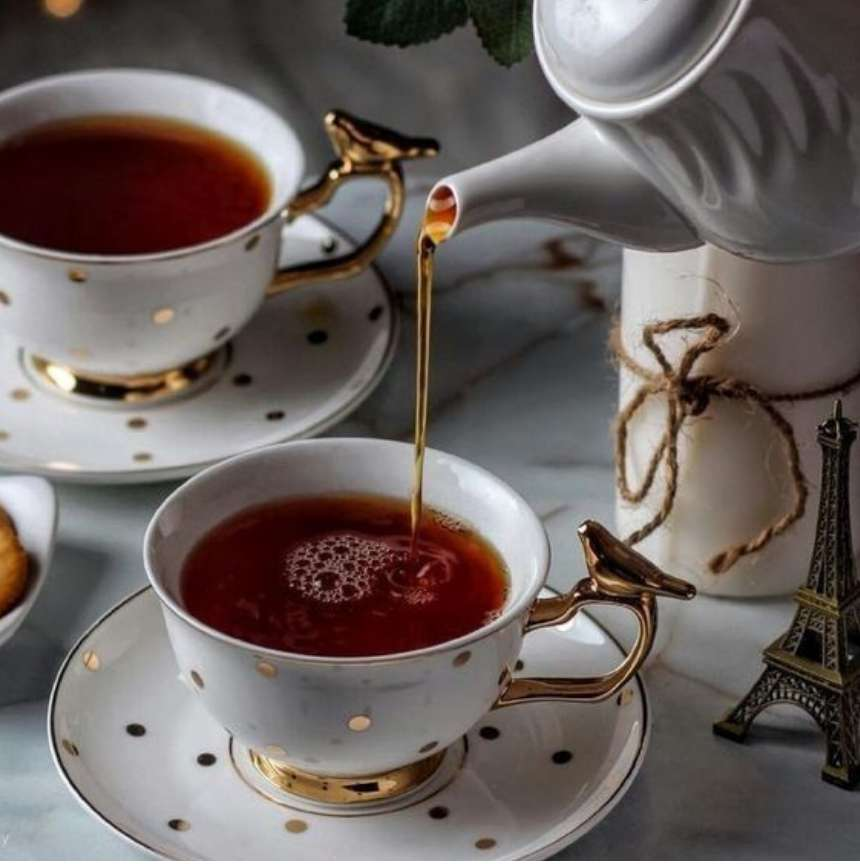
#> input picture images/original.jpg, 860 x 864 px
$ python edges.py
#> lines starting #> are read from the running program, lines starting #| are printed output that depends on the picture; after the words box and inside, x2 and y2 are one past the last pixel; in counts of white or black regions, pixels touching at a corner belong together
import cv2 as cv
import numpy as np

image = cv.imread("images/original.jpg")
#> image is the input picture: shape (864, 860, 3); mean B, G, R 94.5, 97.6, 107.2
cv.imshow("Tea", image)
cv.waitKey(0)

# Edge detection
gray = cv.cvtColor(image, cv.COLOR_BGR2GRAY)
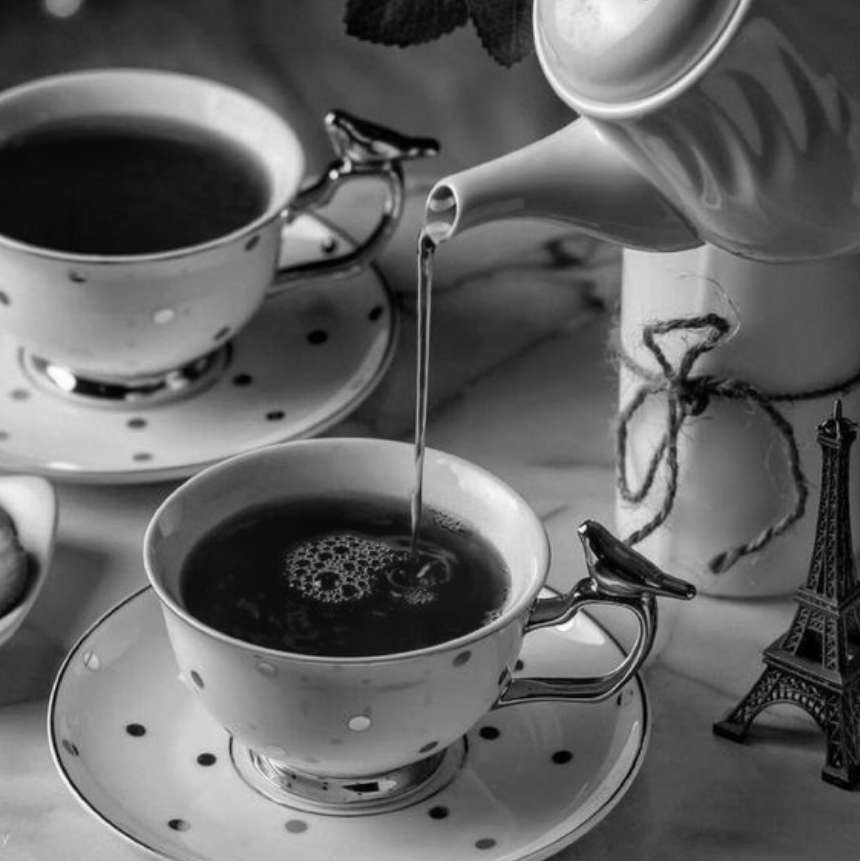
#> gray: shape (864, 860); min 0, max 255, mean 100.1
canny = cv.Canny(gray, 150, 200)
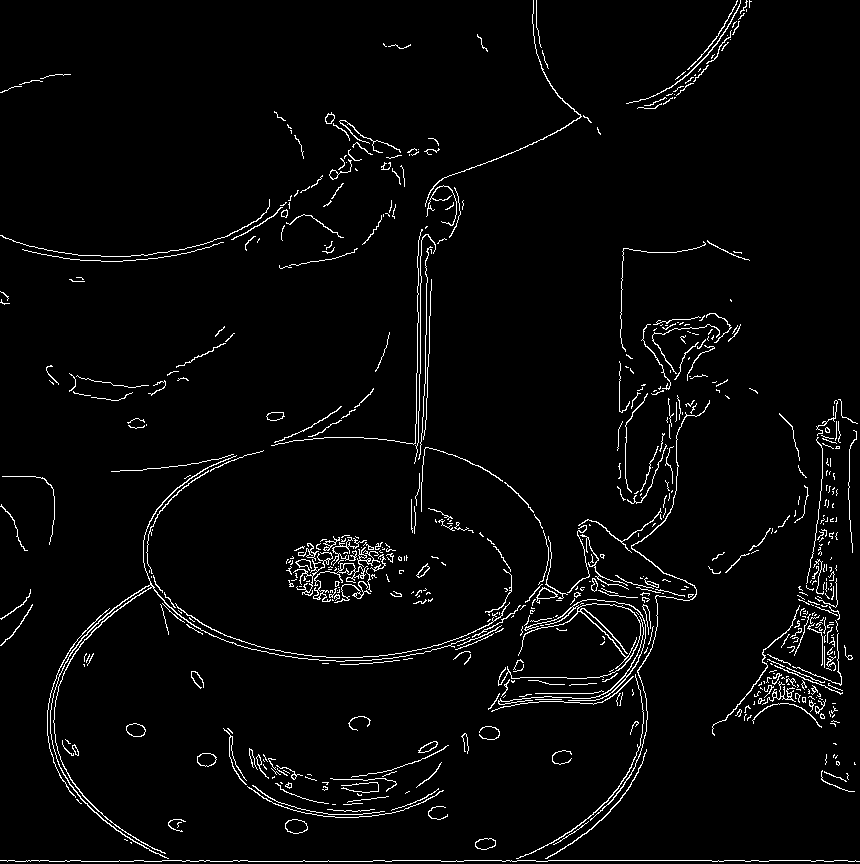
#> canny: shape (864, 860); 3.2% white in thin lines or dots
cv.imshow("Tea", canny)
cv.waitKey(0)

# Erosion and dilation
kernel = np.ones((5, 5), np.int8)

# Dilation
dilate_image = cv.dilate(canny, kernel, iterations=1)
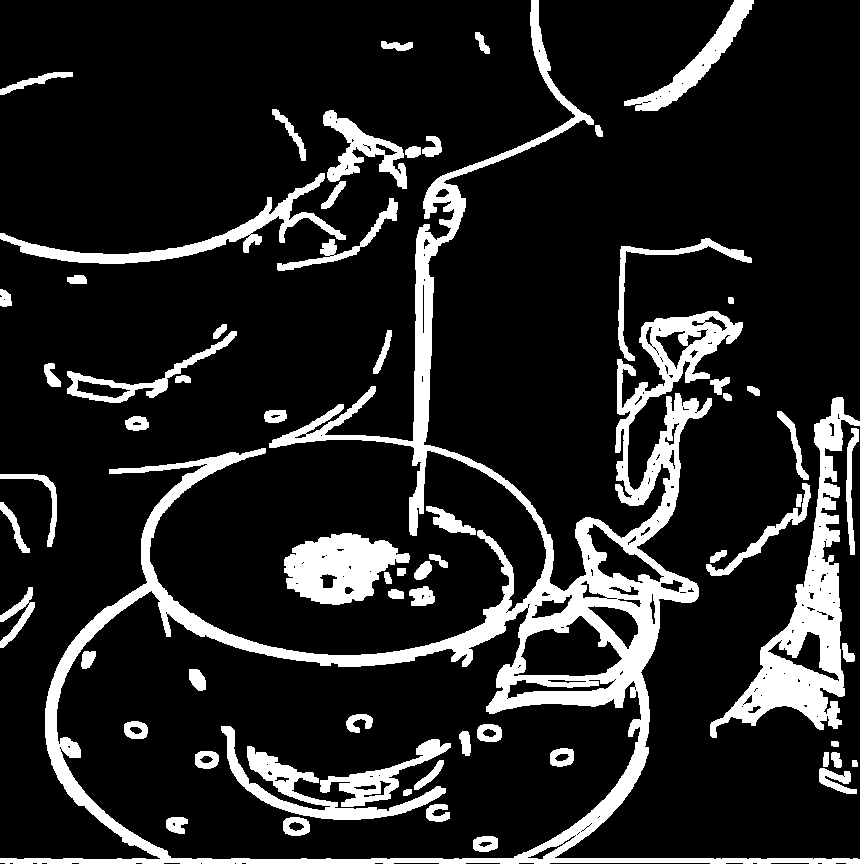
#> dilate_image: shape (864, 860); 14.6% white; 66 white regions, largest, box (x1, y1, x2, y2) and area: (0, 0, 860, 864) 55042, (710, 397, 860, 738) 12417, (284, 533, 410, 605) 5763
cv.imshow("Tea", dilate_image)
cv.waitKey(0)

# Erosion
erode_image = cv.erode(canny, kernel, iterations=1)
#> erode_image: shape (864, 860); every value is 0
cv.imshow("Tea", erode_image)
cv.waitKey(0)

display = np.hstack((canny, dilate_image, erode_image))
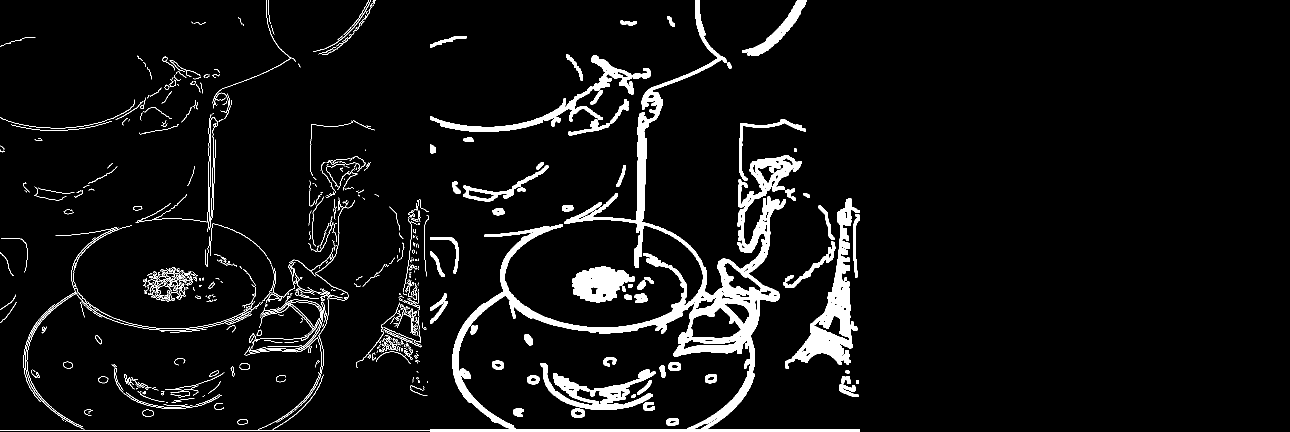
#> display: shape (864, 2580) (shown at 1/2 size); 5.9% white; 692 white regions (383 under 20 px), largest, box (x1, y1, x2, y2) and area: (0, 0, 1720, 864) 55902, (1570, 397, 1720, 738) 12417, (1144, 533, 1270, 605) 5763
cv.imshow('Display', display)
cv.waitKey(0)
